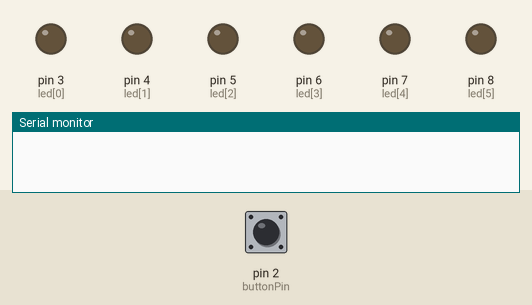
Recording of a sketch running on a simulated Arduino Uno, built with avr-gcc and run on an emulated ATmega328P. Shown: output pins drawn as LEDs (lit = HIGH), the last lines printed to the serial monitor. The inputs (shaded band) are chosen by the test bench; at power-on: pin 2 (buttonPin) HIGH. Random numbers use the default seed unless the sketch sets one.

Above: at 1.2 s.
1.3 s: pin 2 (buttonPin) pulled LOW for 0.15 s
At 2.5 s:
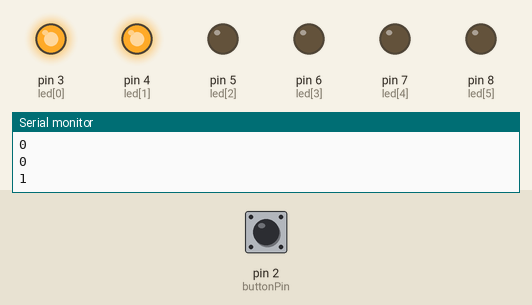
4.3 s: pin 2 (buttonPin) pulled LOW for 1 s
7.3 s: pin 2 (buttonPin) pulled LOW for 0.15 s
At 8.3 s:
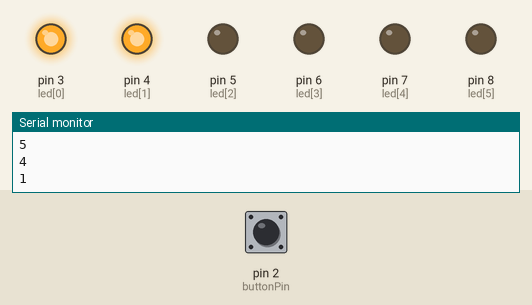
10.3 s: pin 2 (buttonPin) pulled LOW for 3.2 s
15.0 s: pin 2 (buttonPin) pulled LOW for 0.15 s
At 16.6 s:
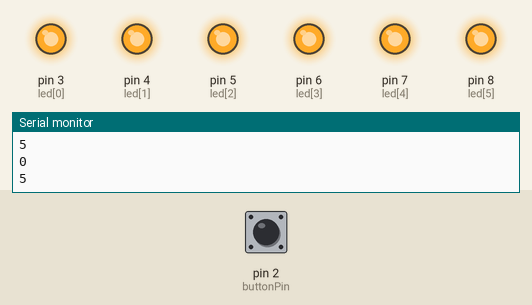
18.0 s: pin 2 (buttonPin) pulled LOW for 1 s
At 19.7 s:
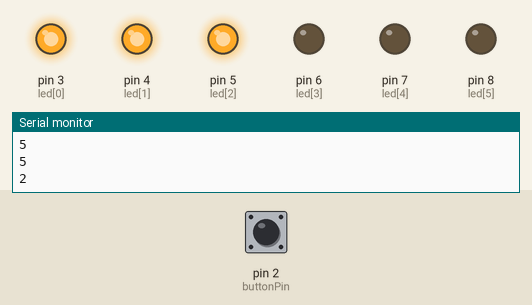
Timing chart, 0 to 21.2 s (numbered marks = the images above; inputs shaded):
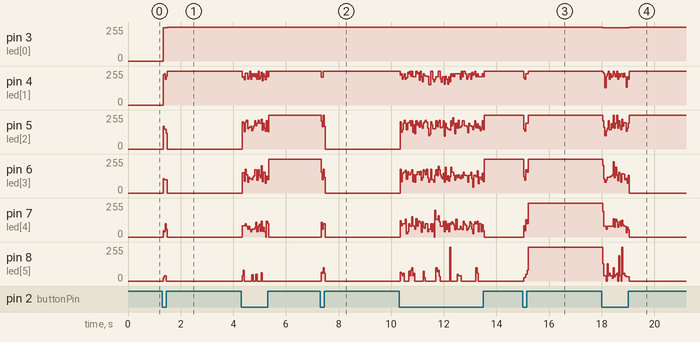

Measured:
- after the input at 1.3 s, pin 3 (led[0]): 0/255 → 250/255 at once, → 255/255 0.16 s later; pin 4 (led[1]): 0/255 → 255/255 at once; pin 5 (led[2]): 0/255 → 147/255 at once, → 0/255 0.12 s later; pin 6 (led[3]): 0/255 → 99/255 at once, → 0/255 0.16 s later; pin 8 (led[5]): 0/255 → 39/255 at once, → 0/255 0.12 s later
- after the input at 7.3 s, pin 4 (led[1]): 255/255 → 210/255 at once, → 253/255 0.08 s later, → 255/255 0.08 s later; pin 5 (led[2]), pin 6 (led[3]): 255/255 → 0/255 at once; pin 7 (led[4]): 0/255 → 99/255 at once, → 0/255 0.16 s later
- after the input at 15.0 s, pin 4 (led[1]): 255/255 → 233/255 at once, → 255/255 0.16 s later; pin 5 (led[2]): 255/255 → 194/255 at once, → 255/255 0.16 s later; pin 7 (led[4]), pin 8 (led[5]): 0/255 → 255/255 at once

The sketch:

DIce.ino
```cpp
int led[] = {3, 4, 5, 6, 7, 8};
int buttonPin = 2;

void setup() {
  Serial.begin (9600);

  //loop through numbers o -> 5
  //turns this pins into output
  for (int i = 0; i < 6; i++) {
    pinMode(led[i], OUTPUT);
  }

  pinMode(buttonPin, INPUT_PULLUP);

}


void loop() {
  if (digitalRead(buttonPin ) == 0) {
    // randomize die
    int rando = random(6);
    Serial.println(rando);

//turns all leds off
for (int i = 0; i < 6; i++) {
      digitalWrite(led[i], LOW);
    }

    for (int i = 0; i <= rando; i++) {
      digitalWrite(led[i], HIGH);
    }

  }

}
```
